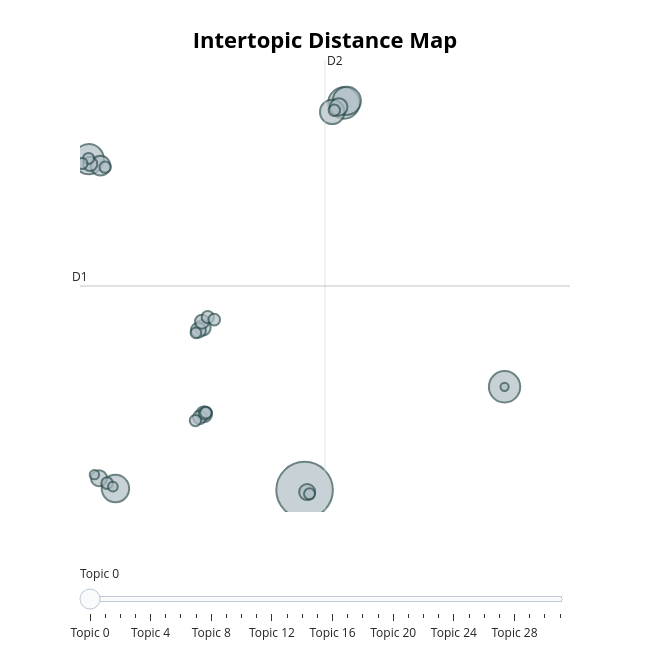

The cell this chart's notebook holds for it:
### Code cell
docs = [entry['Abstract'] for entry in train_data]
print(f"Loaded {len(docs)} abstracts for Topic Modeling.")

import nltk
from nltk.stem import WordNetLemmatizer, PorterStemmer
from nltk.tokenize import word_tokenize
from nltk.corpus import stopwords 
import string

lemmatizer = WordNetLemmatizer()
stemmer = PorterStemmer()
stop_words = set(stopwords.words('english'))

def preprocess_text(text: str, lemmatize = True, stem = True) -> str:
    """
    Takes in a complete abstract as a string and preprocesses it.
    """
    tokens = word_tokenize(text.lower())
    cleaned_words = []
    for word in tokens:
        if word.isalpha() and word not in stop_words:
            if lemmatize and stem:
                lemmatized_word = lemmatizer.lemmatize(word)
                stemmed_word = stemmer.stem(lemmatized_word)
                cleaned_words.append(stemmed_word)
            elif lemmatize and not stem:
                lemmatized_word = lemmatizer.lemmatize(word)
                cleaned_words.append(lemmatized_word)
            elif not lemmatize and stem:
                stemmed_word = stemmer.stem(word)
                cleaned_words.append(stemmed_word)
            else: 
                cleaned_words.append(word)
        else: pass
    return " ".join(cleaned_words)

docs_cleaned = [preprocess_text(doc) for doc in docs]

# bertopic
topic_model = BERTopic(embedding_model=custom_sentence_model, verbose=True)
topics, probs = topic_model.fit_transform(docs_cleaned)

# visualization of topics
fig = topic_model.visualize_topics()
fig.show()

### Figure 1 — Plotly figure (JSON) as saved in the notebook; plotly's stock layout.template omitted (floating-point values rounded to 4 significant figures)
{"data": [{"customdata": [[0, "price | use | effect | data | find", 472], [1, "model | agent | econom | propos | differ", 145], [2, "system | energi | model | cost | ai", 145], [3, "increas | market | use | find | effect", 134], [4, "model | estim | use | approach | base", 117], [5, "model | index | articl | propos | paper", 111], [6, "inform | agent | optim | mobil | game", 88], [7, "ai | financi | genet | studi | research", 57], [8, "incom | inequ | model | social | decis", 46], [9, "innov | technolog | digit | research | dao", 38], [10, "equilibrium | estim | model | observ | util", 38], [11, "market | firm | risk | effect | tax", 37], [12, "ai | countri | annot | scientif | energi", 37], [13, "data | diaspora | ml | bu | use", 33], [14, "cryptocurr | use | studi | shock | volatil", 30], [15, "agent | expert | displac | suppli | effect", 29], [16, "network | use | countri | vote | advertis", 27], [17, "ai | creativ | human | intellig | strategi", 23], [18, "laughter | plural | method | relationship | model", 22], [19, "equilibrium | game | action | privat | inform", 20], [20, "polit | power | franchis | burnout | director", 20], [21, "infrastructur | frontier | bank | stablecoin | agi", 20], [22, "voter | model | candid | vote | error", 19], [23, "mb | loan | eudr | deforest | contract", 19], [24, "geoengin | monetari | polici | model | solar", 19], [25, "eo | stochast | optim | equat | problem", 18], [26, "evt | epidem | household | wane | immun", 18], [27, "monetari | port | countri | minut | stock", 18], [28, "product | price | mp | market | manufactur", 17], [29, "match | transfer | lattic | imparti | downsid", 14], [30, "threshold | swim | decis | consumpt | draft", 13], [31, "rate | trial | phone | leverag | credit", 10]], "hovertemplate": "<b>Topic %{customdata[0]}</b><br>%{customdata[1]}<br>Size: %{customdata[2]}", "legendgroup": "", "marker": {"color": "#B0BEC5", "line": {"color": "DarkSlateGrey", "width": 2}, "size": [472, 145, 145, 134, 117, 111, 88, 57, 46, 38, 38, 37, 37, 33, 30, 29, 27, 23, 22, 20, 20, 20, 19, 19, 19, 18, 18, 18, 17, 14, 13, 10], "sizemode": "area", "sizeref": 0.295, "symbol": "circle"}, "mode": "markers", "name": "", "orientation": "v", "showlegend": false, "type": "scatter", "x": [11.08, 12.93, 20.46, 0.9584, 13.06, 2.21, 12.38, 1.508, 12.68, 11.2, 1.44, 6.371, 6.308, 6.099, 1.025, 6.269, 6.169, 6.412, 6.54, 1.819, 6.455, 6.844, 12.48, 5.962, 1.728, 0.9513, 11.31, 0.6447, 5.985, 2.09, 1.224, 20.46], "xaxis": "x", "y": [-7.238, 16.65, -0.862, 13.19, 16.79, -7.142, 16.1, 12.78, 16.4, -7.358, -6.503, -2.546, 2.789, 2.633, 12.89, 3.154, -2.736, -2.508, 3.436, -6.81, -2.458, 3.281, 16.2, -2.947, 12.69, 13.23, -7.469, 12.91, 2.469, -7.017, -6.286, -0.862], "yaxis": "y"}], "layout": {"annotations": [{"showarrow": false, "text": "D1", "x": 0.548, "y": 5.357, "yshift": 10}, {"showarrow": false, "text": "D2", "x": 12.04, "xshift": 10, "y": 19.3}], "height": 650, "hoverlabel": {"bgcolor": "white", "font": {"family": "Rockwell", "size": 16}}, "legend": {"itemsizing": "constant", "tracegroupgap": 0}, "margin": {"t": 60}, "shapes": [{"line": {"color": "#CFD8DC", "width": 2}, "type": "line", "x0": 12.04, "x1": 12.04, "y0": -8.589, "y1": 19.3}, {"line": {"color": "#9E9E9E", "width": 2}, "type": "line", "x0": 0.548, "x1": 23.53, "y0": 5.357, "y1": 5.357}], "sliders": [{"active": 0, "pad": {"t": 50}, "steps": [{"args": [{"marker.color": [["red", "#B0BEC5", "#B0BEC5", "#B0BEC5", "#B0BEC5", "#B0BEC5", "#B0BEC5", "#B0BEC5", "#B0BEC5", "#B0BEC5", "#B0BEC5", "#B0BEC5", "#B0BEC5", "#B0BEC5", "#B0BEC5", "#B0BEC5", "#B0BEC5", "#B0BEC5", "#B0BEC5", "#B0BEC5", "#B0BEC5", "#B0BEC5", "#B0BEC5", "#B0BEC5", "#B0BEC5", "#B0BEC5", "#B0BEC5", "#B0BEC5", "#B0BEC5", "#B0BEC5", "#B0BEC5", "#B0BEC5"]]}], "label": "Topic 0", "method": "update"}, {"args": [{"marker.color": [["#B0BEC5", "red", "#B0BEC5", "#B0BEC5", "#B0BEC5", "#B0BEC5", "#B0BEC5", "#B0BEC5", "#B0BEC5", "#B0BEC5", "#B0BEC5", "#B0BEC5", "#B0BEC5", "#B0BEC5", "#B0BEC5", "#B0BEC5", "#B0BEC5", "#B0BEC5", "#B0BEC5", "#B0BEC5", "#B0BEC5", "#B0BEC5", "#B0BEC5", "#B0BEC5", "#B0BEC5", "#B0BEC5", "#B0BEC5", "#B0BEC5", "#B0BEC5", "#B0BEC5", "#B0BEC5", "#B0BEC5"]]}], "label": "Topic 1", "method": "update"}, {"args": [{"marker.color": [["#B0BEC5", "#B0BEC5", "red", "#B0BEC5", "#B0BEC5", "#B0BEC5", "#B0BEC5", "#B0BEC5", "#B0BEC5", "#B0BEC5", "#B0BEC5", "#B0BEC5", "#B0BEC5", "#B0BEC5", "#B0BEC5", "#B0BEC5", "#B0BEC5", "#B0BEC5", "#B0BEC5", "#B0BEC5", "#B0BEC5", "#B0BEC5", "#B0BEC5", "#B0BEC5", "#B0BEC5", "#B0BEC5", "#B0BEC5", "#B0BEC5", "#B0BEC5", "#B0BEC5", "#B0BEC5", "#B0BEC5"]]}], "label": "Topic 2", "method": "update"}, {"args": [{"marker.color": [["#B0BEC5", "#B0BEC5", "#B0BEC5", "red", "#B0BEC5", "#B0BEC5", "#B0BEC5", "#B0BEC5", "#B0BEC5", "#B0BEC5", "#B0BEC5", "#B0BEC5", "#B0BEC5", "#B0BEC5", "#B0BEC5", "#B0BEC5", "#B0BEC5", "#B0BEC5", "#B0BEC5", "#B0BEC5", "#B0BEC5", "#B0BEC5", "#B0BEC5", "#B0BEC5", "#B0BEC5", "#B0BEC5", "#B0BEC5", "#B0BEC5", "#B0BEC5", "#B0BEC5", "#B0BEC5", "#B0BEC5"]]}], "label": "Topic 3", "method": "update"}, {"args": [{"marker.color": [["#B0BEC5", "#B0BEC5", "#B0BEC5", "#B0BEC5", "red", "#B0BEC5", "#B0BEC5", "#B0BEC5", "#B0BEC5", "#B0BEC5", "#B0BEC5", "#B0BEC5", "#B0BEC5", "#B0BEC5", "#B0BEC5", "#B0BEC5", "#B0BEC5", "#B0BEC5", "#B0BEC5", "#B0BEC5", "#B0BEC5", "#B0BEC5", "#B0BEC5", "#B0BEC5", "#B0BEC5", "#B0BEC5", "#B0BEC5", "#B0BEC5", "#B0BEC5", "#B0BEC5", "#B0BEC5", "#B0BEC5"]]}], "label": "Topic 4", "method": "update"}, {"args": [{"marker.color": [["#B0BEC5", "#B0BEC5", "#B0BEC5", "#B0BEC5", "#B0BEC5", "red", "#B0BEC5", "#B0BEC5", "#B0BEC5", "#B0BEC5", "#B0BEC5", "#B0BEC5", "#B0BEC5", "#B0BEC5", "#B0BEC5", "#B0BEC5", "#B0BEC5", "#B0BEC5", "#B0BEC5", "#B0BEC5", "#B0BEC5", "#B0BEC5", "#B0BEC5", "#B0BEC5", "#B0BEC5", "#B0BEC5", "#B0BEC5", "#B0BEC5", "#B0BEC5", "#B0BEC5", "#B0BEC5", "#B0BEC5"]]}], "label": "Topic 5", "method": "update"}, {"args": [{"marker.color": [["#B0BEC5", "#B0BEC5", "#B0BEC5", "#B0BEC5", "#B0BEC5", "#B0BEC5", "red", "#B0BEC5", "#B0BEC5", "#B0BEC5", "#B0BEC5", "#B0BEC5", "#B0BEC5", "#B0BEC5", "#B0BEC5", "#B0BEC5", "#B0BEC5", "#B0BEC5", "#B0BEC5", "#B0BEC5", "#B0BEC5", "#B0BEC5", "#B0BEC5", "#B0BEC5", "#B0BEC5", "#B0BEC5", "#B0BEC5", "#B0BEC5", "#B0BEC5", "#B0BEC5", "#B0BEC5", "#B0BEC5"]]}], "label": "Topic 6", "method": "update"}, {"args": [{"marker.color": [["#B0BEC5", "#B0BEC5", "#B0BEC5", "#B0BEC5", "#B0BEC5", "#B0BEC5", "#B0BEC5", "red", "#B0BEC5", "#B0BEC5", "#B0BEC5", "#B0BEC5", "#B0BEC5", "#B0BEC5", "#B0BEC5", "#B0BEC5", "#B0BEC5", "#B0BEC5", "#B0BEC5", "#B0BEC5", "#B0BEC5", "#B0BEC5", "#B0BEC5", "#B0BEC5", "#B0BEC5", "#B0BEC5", "#B0BEC5", "#B0BEC5", "#B0BEC5", "#B0BEC5", "#B0BEC5", "#B0BEC5"]]}], "label": "Topic 7", "method": "update"}, {"args": [{"marker.color": [["#B0BEC5", "#B0BEC5", "#B0BEC5", "#B0BEC5", "#B0BEC5", "#B0BEC5", "#B0BEC5", "#B0BEC5", "red", "#B0BEC5", "#B0BEC5", "#B0BEC5", "#B0BEC5", "#B0BEC5", "#B0BEC5", "#B0BEC5", "#B0BEC5", "#B0BEC5", "#B0BEC5", "#B0BEC5", "#B0BEC5", "#B0BEC5", "#B0BEC5", "#B0BEC5", "#B0BEC5", "#B0BEC5", "#B0BEC5", "#B0BEC5", "#B0BEC5", "#B0BEC5", "#B0BEC5", "#B0BEC5"]]}], "label": "Topic 8", "method": "update"}, {"args": [{"marker.color": [["#B0BEC5", "#B0BEC5", "#B0BEC5", "#B0BEC5", "#B0BEC5", "#B0BEC5", "#B0BEC5", "#B0BEC5", "#B0BEC5", "red", "#B0BEC5", "#B0BEC5", "#B0BEC5", "#B0BEC5", "#B0BEC5", "#B0BEC5", "#B0BEC5", "#B0BEC5", "#B0BEC5", "#B0BEC5", "#B0BEC5", "#B0BEC5", "#B0BEC5", "#B0BEC5", "#B0BEC5", "#B0BEC5", "#B0BEC5", "#B0BEC5", "#B0BEC5", "#B0BEC5", "#B0BEC5", "#B0BEC5"]]}], "label": "Topic 9", "method": "update"}, {"args": [{"marker.color": [["#B0BEC5", "#B0BEC5", "#B0BEC5", "#B0BEC5", "#B0BEC5", "#B0BEC5", "#B0BEC5", "#B0BEC5", "#B0BEC5", "#B0BEC5", "red", "#B0BEC5", "#B0BEC5", "#B0BEC5", "#B0BEC5", "#B0BEC5", "#B0BEC5", "#B0BEC5", "#B0BEC5", "#B0BEC5", "#B0BEC5", "#B0BEC5", "#B0BEC5", "#B0BEC5", "#B0BEC5", "#B0BEC5", "#B0BEC5", "#B0BEC5", "#B0BEC5", "#B0BEC5", "#B0BEC5", "#B0BEC5"]]}], "label": "Topic 10", "method": "update"}, {"args": [{"marker.color": [["#B0BEC5", "#B0BEC5", "#B0BEC5", "#B0BEC5", "#B0BEC5", "#B0BEC5", "#B0BEC5", "#B0BEC5", "#B0BEC5", "#B0BEC5", "#B0BEC5", "red", "#B0BEC5", "#B0BEC5", "#B0BEC5", "#B0BEC5", "#B0BEC5", "#B0BEC5", "#B0BEC5", "#B0BEC5", "#B0BEC5", "#B0BEC5", "#B0BEC5", "#B0BEC5", "#B0BEC5", "#B0BEC5", "#B0BEC5", "#B0BEC5", "#B0BEC5", "#B0BEC5", "#B0BEC5", "#B0BEC5"]]}], "label": "Topic 11", "method": "update"}, {"args": [{"marker.color": [["#B0BEC5", "#B0BEC5", "#B0BEC5", "#B0BEC5", "#B0BEC5", "#B0BEC5", "#B0BEC5", "#B0BEC5", "#B0BEC5", "#B0BEC5", "#B0BEC5", "#B0BEC5", "red", "#B0BEC5", "#B0BEC5", "#B0BEC5", "#B0BEC5", "#B0BEC5", "#B0BEC5", "#B0BEC5", "#B0BEC5", "#B0BEC5", "#B0BEC5", "#B0BEC5", "#B0BEC5", "#B0BEC5", "#B0BEC5", "#B0BEC5", "#B0BEC5", "#B0BEC5", "#B0BEC5", "#B0BEC5"]]}], "label": "Topic 12", "method": "update"}, {"args": [{"marker.color": [["#B0BEC5", "#B0BEC5", "#B0BEC5", "#B0BEC5", "#B0BEC5", "#B0BEC5", "#B0BEC5", "#B0BEC5", "#B0BEC5", "#B0BEC5", "#B0BEC5", "#B0BEC5", "#B0BEC5", "red", "#B0BEC5", "#B0BEC5", "#B0BEC5", "#B0BEC5", "#B0BEC5", "#B0BEC5", "#B0BEC5", "#B0BEC5", "#B0BEC5", "#B0BEC5", "#B0BEC5", "#B0BEC5", "#B0BEC5", "#B0BEC5", "#B0BEC5", "#B0BEC5", "#B0BEC5", "#B0BEC5"]]}], "label": "Topic 13", "method": "update"}, {"args": [{"marker.color": [["#B0BEC5", "#B0BEC5", "#B0BEC5", "#B0BEC5", "#B0BEC5", "#B0BEC5", "#B0BEC5", "#B0BEC5", "#B0BEC5", "#B0BEC5", "#B0BEC5", "#B0BEC5", "#B0BEC5", "#B0BEC5", "red", "#B0BEC5", "#B0BEC5", "#B0BEC5", "#B0BEC5", "#B0BEC5", "#B0BEC5", "#B0BEC5", "#B0BEC5", "#B0BEC5", "#B0BEC5", "#B0BEC5", "#B0BEC5", "#B0BEC5", "#B0BEC5", "#B0BEC5", "#B0BEC5", "#B0BEC5"]]}], "label": "Topic 14", "method": "update"}, {"args": [{"marker.color": [["#B0BEC5", "#B0BEC5", "#B0BEC5", "#B0BEC5", "#B0BEC5", "#B0BEC5", "#B0BEC5", "#B0BEC5", "#B0BEC5", "#B0BEC5", "#B0BEC5", "#B0BEC5", "#B0BEC5", "#B0BEC5", "#B0BEC5", "red", "#B0BEC5", "#B0BEC5", "#B0BEC5", "#B0BEC5", "#B0BEC5", "#B0BEC5", "#B0BEC5", "#B0BEC5", "#B0BEC5", "#B0BEC5", "#B0BEC5", "#B0BEC5", "#B0BEC5", "#B0BEC5", "#B0BEC5", "#B0BEC5"]]}], "label": "Topic 15", "method": "update"}, {"args": [{"marker.color": [["#B0BEC5", "#B0BEC5", "#B0BEC5", "#B0BEC5", "#B0BEC5", "#B0BEC5", "#B0BEC5", "#B0BEC5", "#B0BEC5", "#B0BEC5", "#B0BEC5", "#B0BEC5", "#B0BEC5", "#B0BEC5", "#B0BEC5", "#B0BEC5", "red", "#B0BEC5", "#B0BEC5", "#B0BEC5", "#B0BEC5", "#B0BEC5", "#B0BEC5", "#B0BEC5", "#B0BEC5", "#B0BEC5", "#B0BEC5", "#B0BEC5", "#B0BEC5", "#B0BEC5", "#B0BEC5", "#B0BEC5"]]}], "label": "Topic 16", "method": "update"}, {"args": [{"marker.color": [["#B0BEC5", "#B0BEC5", "#B0BEC5", "#B0BEC5", "#B0BEC5", "#B0BEC5", "#B0BEC5", "#B0BEC5", "#B0BEC5", "#B0BEC5", "#B0BEC5", "#B0BEC5", "#B0BEC5", "#B0BEC5", "#B0BEC5", "#B0BEC5", "#B0BEC5", "red", "#B0BEC5", "#B0BEC5", "#B0BEC5", "#B0BEC5", "#B0BEC5", "#B0BEC5", "#B0BEC5", "#B0BEC5", "#B0BEC5", "#B0BEC5", "#B0BEC5", "#B0BEC5", "#B0BEC5", "#B0BEC5"]]}], "label": "Topic 17", "method": "update"}, {"args": [{"marker.color": [["#B0BEC5", "#B0BEC5", "#B0BEC5", "#B0BEC5", "#B0BEC5", "#B0BEC5", "#B0BEC5", "#B0BEC5", "#B0BEC5", "#B0BEC5", "#B0BEC5", "#B0BEC5", "#B0BEC5", "#B0BEC5", "#B0BEC5", "#B0BEC5", "#B0BEC5", "#B0BEC5", "red", "#B0BEC5", "#B0BEC5", "#B0BEC5", "#B0BEC5", "#B0BEC5", "#B0BEC5", "#B0BEC5", "#B0BEC5", "#B0BEC5", "#B0BEC5", "#B0BEC5", "#B0BEC5", "#B0BEC5"]]}], "label": "Topic 18", "method": "update"}, {"args": [{"marker.color": [["#B0BEC5", "#B0BEC5", "#B0BEC5", "#B0BEC5", "#B0BEC5", "#B0BEC5", "#B0BEC5", "#B0BEC5", "#B0BEC5", "#B0BEC5", "#B0BEC5", "#B0BEC5", "#B0BEC5", "#B0BEC5", "#B0BEC5", "#B0BEC5", "#B0BEC5", "#B0BEC5", "#B0BEC5", "red", "#B0BEC5", "#B0BEC5", "#B0BEC5", "#B0BEC5", "#B0BEC5", "#B0BEC5", "#B0BEC5", "#B0BEC5", "#B0BEC5", "#B0BEC5", "#B0BEC5", "#B0BEC5"]]}], "label": "Topic 19", "method": "update"}, {"args": [{"marker.color": [["#B0BEC5", "#B0BEC5", "#B0BEC5", "#B0BEC5", "#B0BEC5", "#B0BEC5", "#B0BEC5", "#B0BEC5", "#B0BEC5", "#B0BEC5", "#B0BEC5", "#B0BEC5", "#B0BEC5", "#B0BEC5", "#B0BEC5", "#B0BEC5", "#B0BEC5", "#B0BEC5", "#B0BEC5", "#B0BEC5", "red", "#B0BEC5", "#B0BEC5", "#B0BEC5", "#B0BEC5", "#B0BEC5", "#B0BEC5", "#B0BEC5", "#B0BEC5", "#B0BEC5", "#B0BEC5", "#B0BEC5"]]}], "label": "Topic 20", "method": "update"}, {"args": [{"marker.color": [["#B0BEC5", "#B0BEC5", "#B0BEC5", "#B0BEC5", "#B0BEC5", "#B0BEC5", "#B0BEC5", "#B0BEC5", "#B0BEC5", "#B0BEC5", "#B0BEC5", "#B0BEC5", "#B0BEC5", "#B0BEC5", "#B0BEC5", "#B0BEC5", "#B0BEC5", "#B0BEC5", "#B0BEC5", "#B0BEC5", "#B0BEC5", "red", "#B0BEC5", "#B0BEC5", "#B0BEC5", "#B0BEC5", "#B0BEC5", "#B0BEC5", "#B0BEC5", "#B0BEC5", "#B0BEC5", "#B0BEC5"]]}], "label": "Topic 21", "method": "update"}, {"args": [{"marker.color": [["#B0BEC5", "#B0BEC5", "#B0BEC5", "#B0BEC5", "#B0BEC5", "#B0BEC5", "#B0BEC5", "#B0BEC5", "#B0BEC5", "#B0BEC5", "#B0BEC5", "#B0BEC5", "#B0BEC5", "#B0BEC5", "#B0BEC5", "#B0BEC5", "#B0BEC5", "#B0BEC5", "#B0BEC5", "#B0BEC5", "#B0BEC5", "#B0BEC5", "red", "#B0BEC5", "#B0BEC5", "#B0BEC5", "#B0BEC5", "#B0BEC5", "#B0BEC5", "#B0BEC5", "#B0BEC5", "#B0BEC5"]]}], "label": "Topic 22", "method": "update"}, {"args": [{"marker.color": [["#B0BEC5", "#B0BEC5", "#B0BEC5", "#B0BEC5", "#B0BEC5", "#B0BEC5", "#B0BEC5", "#B0BEC5", "#B0BEC5", "#B0BEC5", "#B0BEC5", "#B0BEC5", "#B0BEC5", "#B0BEC5", "#B0BEC5", "#B0BEC5", "#B0BEC5", "#B0BEC5", "#B0BEC5", "#B0BEC5", "#B0BEC5", "#B0BEC5", "#B0BEC5", "red", "#B0BEC5", "#B0BEC5", "#B0BEC5", "#B0BEC5", "#B0BEC5", "#B0BEC5", "#B0BEC5", "#B0BEC5"]]}], "label": "Topic 23", "method": "update"}, {"args": [{"marker.color": [["#B0BEC5", "#B0BEC5", "#B0BEC5", "#B0BEC5", "#B0BEC5", "#B0BEC5", "#B0BEC5", "#B0BEC5", "#B0BEC5", "#B0BEC5", "#B0BEC5", "#B0BEC5", "#B0BEC5", "#B0BEC5", "#B0BEC5", "#B0BEC5", "#B0BEC5", "#B0BEC5", "#B0BEC5", "#B0BEC5", "#B0BEC5", "#B0BEC5", "#B0BEC5", "#B0BEC5", "red", "#B0BEC5", "#B0BEC5", "#B0BEC5", "#B0BEC5", "#B0BEC5", "#B0BEC5", "#B0BEC5"]]}], "label": "Topic 24", "method": "update"}, {"args": [{"marker.color": [["#B0BEC5", "#B0BEC5", "#B0BEC5", "#B0BEC5", "#B0BEC5", "#B0BEC5", "#B0BEC5", "#B0BEC5", "#B0BEC5", "#B0BEC5", "#B0BEC5", "#B0BEC5", "#B0BEC5", "#B0BEC5", "#B0BEC5", "#B0BEC5", "#B0BEC5", "#B0BEC5", "#B0BEC5", "#B0BEC5", "#B0BEC5", "#B0BEC5", "#B0BEC5", "#B0BEC5", "#B0BEC5", "red", "#B0BEC5", "#B0BEC5", "#B0BEC5", "#B0BEC5", "#B0BEC5", "#B0BEC5"]]}], "label": "Topic 25", "method": "update"}, {"args": [{"marker.color": [["#B0BEC5", "#B0BEC5", "#B0BEC5", "#B0BEC5", "#B0BEC5", "#B0BEC5", "#B0BEC5", "#B0BEC5", "#B0BEC5", "#B0BEC5", "#B0BEC5", "#B0BEC5", "#B0BEC5", "#B0BEC5", "#B0BEC5", "#B0BEC5", "#B0BEC5", "#B0BEC5", "#B0BEC5", "#B0BEC5", "#B0BEC5", "#B0BEC5", "#B0BEC5", "#B0BEC5", "#B0BEC5", "#B0BEC5", "red", "#B0BEC5", "#B0BEC5", "#B0BEC5", "#B0BEC5", "#B0BEC5"]]}], "label": "Topic 26", "method": "update"}, {"args": [{"marker.color": [["#B0BEC5", "#B0BEC5", "#B0BEC5", "#B0BEC5", "#B0BEC5", "#B0BEC5", "#B0BEC5", "#B0BEC5", "#B0BEC5", "#B0BEC5", "#B0BEC5", "#B0BEC5", "#B0BEC5", "#B0BEC5", "#B0BEC5", "#B0BEC5", "#B0BEC5", "#B0BEC5", "#B0BEC5", "#B0BEC5", "#B0BEC5", "#B0BEC5", "#B0BEC5", "#B0BEC5", "#B0BEC5", "#B0BEC5", "#B0BEC5", "red", "#B0BEC5", "#B0BEC5", "#B0BEC5", "#B0BEC5"]]}], "label": "Topic 27", "method": "update"}, {"args": [{"marker.color": [["#B0BEC5", "#B0BEC5", "#B0BEC5", "#B0BEC5", "#B0BEC5", "#B0BEC5", "#B0BEC5", "#B0BEC5", "#B0BEC5", "#B0BEC5", "#B0BEC5", "#B0BEC5", "#B0BEC5", "#B0BEC5", "#B0BEC5", "#B0BEC5", "#B0BEC5", "#B0BEC5", "#B0BEC5", "#B0BEC5", "#B0BEC5", "#B0BEC5", "#B0BEC5", "#B0BEC5", "#B0BEC5", "#B0BEC5", "#B0BEC5", "#B0BEC5", "red", "#B0BEC5", "#B0BEC5", "#B0BEC5"]]}], "label": "Topic 28", "method": "update"}, {"args": [{"marker.color": [["#B0BEC5", "#B0BEC5", "#B0BEC5", "#B0BEC5", "#B0BEC5", "#B0BEC5", "#B0BEC5", "#B0BEC5", "#B0BEC5", "#B0BEC5", "#B0BEC5", "#B0BEC5", "#B0BEC5", "#B0BEC5", "#B0BEC5", "#B0BEC5", "#B0BEC5", "#B0BEC5", "#B0BEC5", "#B0BEC5", "#B0BEC5", "#B0BEC5", "#B0BEC5", "#B0BEC5", "#B0BEC5", "#B0BEC5", "#B0BEC5", "#B0BEC5", "#B0BEC5", "red", "#B0BEC5", "#B0BEC5"]]}], "label": "Topic 29", "method": "update"}, {"args": [{"marker.color": [["#B0BEC5", "#B0BEC5", "#B0BEC5", "#B0BEC5", "#B0BEC5", "#B0BEC5", "#B0BEC5", "#B0BEC5", "#B0BEC5", "#B0BEC5", "#B0BEC5", "#B0BEC5", "#B0BEC5", "#B0BEC5", "#B0BEC5", "#B0BEC5", "#B0BEC5", "#B0BEC5", "#B0BEC5", "#B0BEC5", "#B0BEC5", "#B0BEC5", "#B0BEC5", "#B0BEC5", "#B0BEC5", "#B0BEC5", "#B0BEC5", "#B0BEC5", "#B0BEC5", "#B0BEC5", "red", "#B0BEC5"]]}], "label": "Topic 30", "method": "update"}, {"args": [{"marker.color": [["#B0BEC5", "#B0BEC5", "#B0BEC5", "#B0BEC5", "#B0BEC5", "#B0BEC5", "#B0BEC5", "#B0BEC5", "#B0BEC5", "#B0BEC5", "#B0BEC5", "#B0BEC5", "#B0BEC5", "#B0BEC5", "#B0BEC5", "#B0BEC5", "#B0BEC5", "#B0BEC5", "#B0BEC5", "#B0BEC5", "#B0BEC5", "#B0BEC5", "#B0BEC5", "#B0BEC5", "#B0BEC5", "#B0BEC5", "#B0BEC5", "#B0BEC5", "#B0BEC5", "#B0BEC5", "#B0BEC5", "red"]]}], "label": "Topic 31", "method": "update"}]}], "title": {"font": {"color": "Black", "size": 22}, "text": "<b>Intertopic Distance Map</b>", "x": 0.5, "xanchor": "center", "y": 0.95, "yanchor": "top"}, "width": 650, "xaxis": {"anchor": "y", "domain": [0, 1], "range": [0.548, 23.53], "title": {"text": ""}, "visible": false}, "yaxis": {"anchor": "x", "domain": [0, 1], "range": [-8.589, 19.3], "title": {"text": ""}, "visible": false}}}
